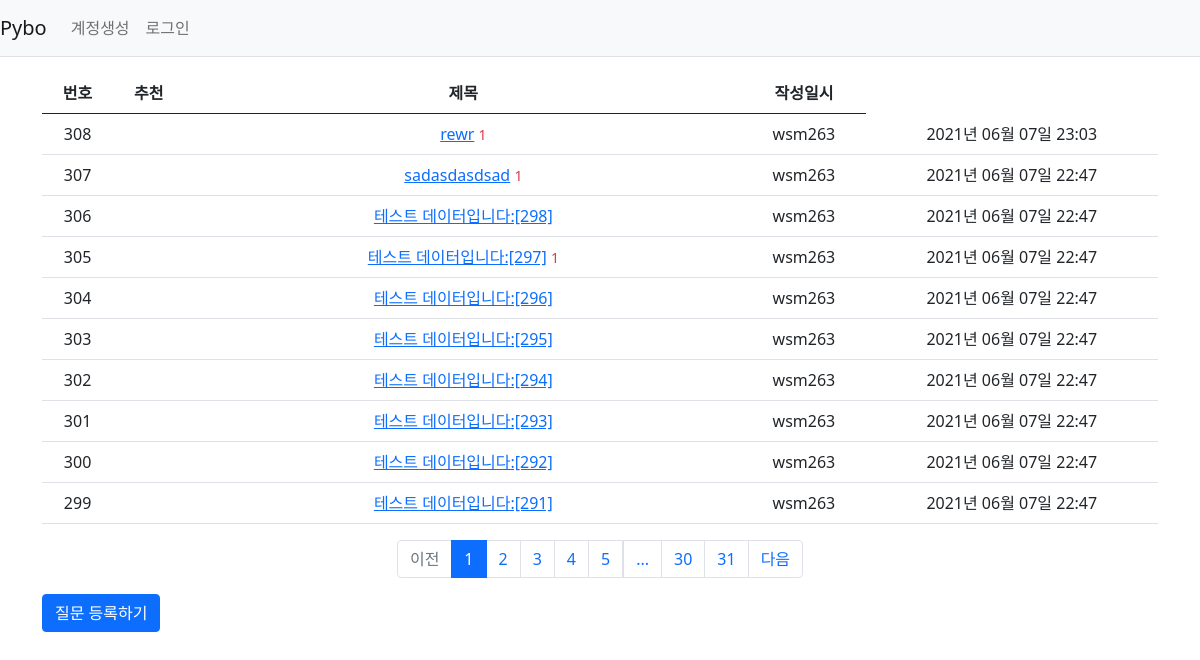
Page /question/list/ on the committed database.
### pybo/models.py (models this page shows)
class Question(db.Model):
    id = db.Column(db.Integer, primary_key=True)
    subject = db.Column(db.String(200), nullable=False)
    content = db.Column(db.Text(), nullable=False)
    create_date = db.Column(db.DateTime(), nullable=False)
    user_id = db.Column(db.Integer, db.ForeignKey(
        'user.id', ondelete='CASCADE'), nullable=False)
    user = db.relationship('User', backref=db.backref('question_set'))
    modify_date = db.Column(db.DateTime(), nullable=True)
    voter = db.relationship('User', secondary=question_voter, backref=db.backref('question_voter_set'))

class User(db.Model):
    id = db.Column(db.Integer, primary_key=True)
    username = db.Column(db.String(150), unique=True, nullable=False)
    password = db.Column(db.String(100), nullable=False)
    email = db.Column(db.String(120), unique=True, nullable=False)

### pybo/views/question_views.py (the view)
@bp.route('/list/')
def _list():
    page = request.args.get('page', type=int, default=1)  # 페이지
    question_list = Question.query.order_by(Question.create_date.desc())
    question_list = question_list.paginate(page, per_page=10)
    return render_template('question/question_list.html', question_list=question_list)

### pybo/filter.py (called while the page is built)
def format_datetime(value, fmt='%Y년 %m월 %d일 %H:%M'):
    return value.strftime(fmt)

### pybo/views/auth_views.py (called while the page is built)
@bp.before_app_request
def load_logged_in_user():
    user_id = session.get('user_id')
    if user_id is None:
        g.user = None
    else:
        g.user = User.query.get(user_id)

### pybo/templates/question/question_list.html
{% extends 'base.html' %}
{% block content %}
<div class="container my-3">
    <table class="table">
        <thead>
        <tr class="text-center thead-dark">
            <th>번호</th>
            <th>추천</th>
            <th style="width:50%">제목</th>
            <th>작성일시</th>
        </tr>
        </thead>
        <tbody>
        {% if question_list %}
        {% for question in question_list.items %}
        <tr class="text-center">
            <td>{{ question_list.total - ((question_list.page-1) * question_list.per_page) - loop.index0 }}</td>
            <td>
                {% if question.voter|length > 0 %}
                <span class="badge badge-warning px-2 py-1">{{ question.voter|length }}</span>
                {% endif %}
            </td>
            <td class="text-left">
                <a href="{{ url_for('question.detail', question_id=question.id) }}">
                    {{ question.subject }}</a>
                {% if question.answer_set|length > 0 %}
                <span class='text-danger small ml-2'>{{ question.answer_set|length }}</span>
                {% endif %}
            </td>
            <td>{{ question.user.username }}</td>
            <td>{{ question.create_date|datetime }}</td>
        </tr>
        {% endfor %}
        {% else %}
        <tr>
            <td colspan="3">질문이 없습니다.</td>
        </tr>
        {% endif %}
        </tbody>
    </table>
    <ul class="pagination justify-content-center">
        {% if question_list.has_prev %}
        <li class="page-item">
            <a class="page-link" href="?page={{ question_list.prev_num }}">이전</a>
        </li>
        {% else %}
        <li class="page-item disabled">
            <a class="page-link" tabindex="-1" aria-disabled="true" href="#">이전</a>
        </li>
        {% endif %}
        {% for page_num in question_list.iter_pages() %}
            {% if page_num %}
                {% if page_num != question_list.page %}
                <li class="page-item">
                    <a class="page-link" href="?page={{ page_num }}">{{ page_num }}</a>
                </li>
                {% else %}
                <li class="page-item active" aria-current="page">
                    <a class="page-link" href="#">{{ page_num }}</a>
                </li>
                {% endif %}
           {% else %}
                <li class="disabled">
                    <a class="page-link" href="#">...</a>
                </li>
           {% endif %}
        {% endfor %}
        {% if question_list.has_next %}
        <li class="page-item">
            <a class="page-link" href="?page={{ question_list.next_num }}">다음</a>
        </li>
        {% else %}
        <li class="page-item disabled">
            <a class="page-link" tabindex="-1" aria-disabled="true" href="#">다음</a>
        </li>
        {% endif %}
    </ul>
    <a href="{{ url_for('question.create') }}" class="btn btn-primary">질문 등록하기</a>
</div>
{% endblock %}

### pybo/templates/base.html (shortened to what this page needs)
<!DOCTYPE html>
<html lang="ko">
<head>
    <link rel="stylesheet" href="{{ url_for('static', filename='bootstrap.min.css') }}">
    <link rel="stylesheet" href="{{ url_for('static', filename='style.css') }}">
</head>
<body>
{% include "navbar.html" %}
{% block content %}
{% endblock %}
</body>
</html>

### pybo/templates/navbar.html (shortened to what this page needs)
<nav class="navbar navbar-expand-lg navbar-light bg-light border-bottom">
    <a class="navbar-brand" href="{{ url_for('main.index') }}">Pybo</a>
    <div class="collapse navbar-collapse flex-grow-0" id="navbarNav">
        {% if g.user %}
        <ul class="navbar-nav">
            <li class="nav-item">
                <a class="nav-link" href="{{ url_for('auth.logout') }}">{{ g.user.username }} (로그아웃)</a>
            </li>
        </ul>
        {% else %}
        <ul class="navbar-nav">
            <li class="nav-item ">
                <a class="nav-link" href="{{ url_for('auth.signup') }}">계정생성</a>
            </li>
            <li class="nav-item ">
                <a class="nav-link" href="{{ url_for('auth.login') }}">로그인</a>
            </li>
        </ul>
        {% endif %}
    </div>
</nav>

### rows in the picture
Question: total "308", subject "rewr", answer_set|length "1", user.username "wsm263", create_date "2021년 06월 07일 23:03"
Question: total "307", subject "sadasdasdsad", answer_set|length "1", user.username "wsm263", create_date "2021년 06월 07일 22:47"
Question: total "306", subject "테스트 데이터입니다:[298]", user.username "wsm263", create_date "2021년 06월 07일 22:47"
Question: total "305", subject "테스트 데이터입니다:[297]", answer_set|length "1", user.username "wsm263", create_date "2021년 06월 07일 22:47"
Question: total "304", subject "테스트 데이터입니다:[296]", user.username "wsm263", create_date "2021년 06월 07일 22:47"
Question: total "303", subject "테스트 데이터입니다:[295]", user.username "wsm263", create_date "2021년 06월 07일 22:47"
Question: total "302", subject "테스트 데이터입니다:[294]", user.username "wsm263", create_date "2021년 06월 07일 22:47"
Question: total "301", subject "테스트 데이터입니다:[293]", user.username "wsm263", create_date "2021년 06월 07일 22:47"
Question: total "300", subject "테스트 데이터입니다:[292]", user.username "wsm263", create_date "2021년 06월 07일 22:47"
Question: total "299", subject "테스트 데이터입니다:[291]", user.username "wsm263", create_date "2021년 06월 07일 22:47"

### other values in the picture
{{ page_num }} "1"
{{ page_num }} "2" "3" "4" "5" "30" "31"
